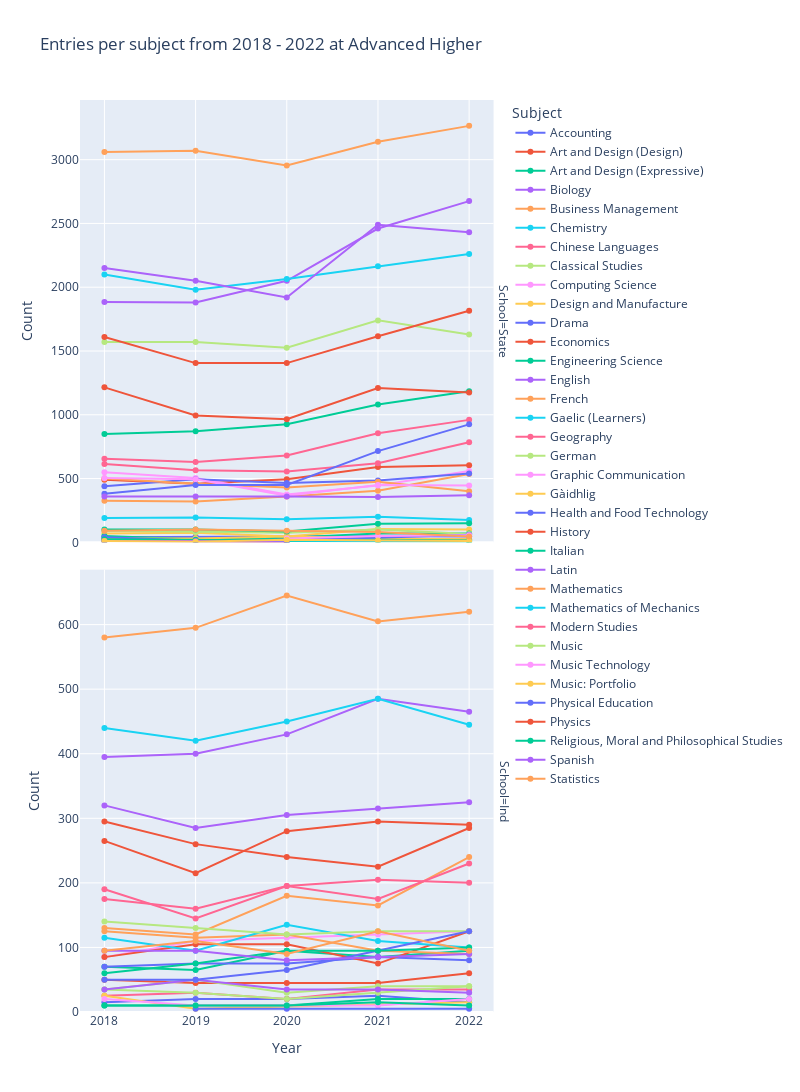

The code cell stored with this chart in its notebook:
### Code cell
# Plot graph

# Create a list of subjects in alphabetical order
subjects = sorted(dfc['Subject'].unique())
years = sorted(dfc['Year'].unique())

fig = px.line(dfc, x = "Year", y = "Count", 
                color = "Subject",
                facet_row = 'School',
                width = 800,
                height = 1150,
                category_orders = {'Subject' : subjects, 'Year' : years},
                labels = {"perc": "Percentage"},
                title = 'Entries per subject from 2018 - 2022 at ' + level_label
                )

fig.update_traces(mode = "markers+lines")

fig.update_yaxes(matches=None, rangemode = "tozero")

fig.write_html('./graphs/entries_line_' + level + '.html')

fig.show()

### Figure 1 — Plotly figure (JSON) as saved in the notebook; plotly's stock layout.template omitted (floating-point values rounded to 4 significant figures)
{"data": [{"hovertemplate": "Subject=Accounting<br>School=State<br>Year=%{x}<br>Count=%{y}<extra></extra>", "legendgroup": "Accounting", "line": {"color": "#636efa", "dash": "solid"}, "marker": {"symbol": "circle"}, "mode": "markers+lines", "name": "Accounting", "orientation": "v", "showlegend": true, "type": "scatter", "x": ["2022", "2021", "2020", "2019", "2018"], "xaxis": "x2", "y": [45, 50, 45, 45, 40], "yaxis": "y2"}, {"hovertemplate": "Subject=Accounting<br>School=Ind<br>Year=%{x}<br>Count=%{y}<extra></extra>", "legendgroup": "Accounting", "line": {"color": "#636efa", "dash": "solid"}, "marker": {"symbol": "circle"}, "mode": "markers+lines", "name": "Accounting", "orientation": "v", "showlegend": false, "type": "scatter", "x": ["2022", "2021", "2020", "2019", "2018"], "xaxis": "x", "y": [15, 25, 20, 20, 15], "yaxis": "y"}, {"hovertemplate": "Subject=Art and Design (Design)<br>School=State<br>Year=%{x}<br>Count=%{y}<extra></extra>", "legendgroup": "Art and Design (Design)", "line": {"color": "#EF553B", "dash": "solid"}, "marker": {"symbol": "circle"}, "mode": "markers+lines", "name": "Art and Design (Design)", "orientation": "v", "showlegend": true, "type": "scatter", "x": ["2022", "2021", "2020", "2019", "2018"], "xaxis": "x2", "y": [605, 590, 495, 460, 490], "yaxis": "y2"}, {"hovertemplate": "Subject=Art and Design (Design)<br>School=Ind<br>Year=%{x}<br>Count=%{y}<extra></extra>", "legendgroup": "Art and Design (Design)", "line": {"color": "#EF553B", "dash": "solid"}, "marker": {"symbol": "circle"}, "mode": "markers+lines", "name": "Art and Design (Design)", "orientation": "v", "showlegend": false, "type": "scatter", "x": ["2022", "2021", "2020", "2019", "2018"], "xaxis": "x", "y": [60, 45, 45, 45, 50], "yaxis": "y"}, {"hovertemplate": "Subject=Art and Design (Expressive)<br>School=State<br>Year=%{x}<br>Count=%{y}<extra></extra>", "legendgroup": "Art and Design (Expressive)", "line": {"color": "#00cc96", "dash": "solid"}, "marker": {"symbol": "circle"}, "mode": "markers+lines", "name": "Art and Design (Expressive)", "orientation": "v", "showlegend": true, "type": "scatter", "x": ["2022", "2021", "2020", "2019", "2018"], "xaxis": "x2", "y": [1185, 1080, 925, 870, 850], "yaxis": "y2"}, {"hovertemplate": "Subject=Art and Design (Expressive)<br>School=Ind<br>Year=%{x}<br>Count=%{y}<extra></extra>", "legendgroup": "Art and Design (Expressive)", "line": {"color": "#00cc96", "dash": "solid"}, "marker": {"symbol": "circle"}, "mode": "markers+lines", "name": "Art and Design (Expressive)", "orientation": "v", "showlegend": false, "type": "scatter", "x": ["2022", "2021", "2020", "2019", "2018"], "xaxis": "x", "y": [95, 85, 95, 65, 70], "yaxis": "y"}, {"hovertemplate": "Subject=Biology<br>School=State<br>Year=%{x}<br>Count=%{y}<extra></extra>", "legendgroup": "Biology", "line": {"color": "#ab63fa", "dash": "solid"}, "marker": {"symbol": "circle"}, "mode": "markers+lines", "name": "Biology", "orientation": "v", "showlegend": true, "type": "scatter", "x": ["2022", "2021", "2020", "2019", "2018"], "xaxis": "x2", "y": [2675, 2460, 2050, 1880, 1885], "yaxis": "y2"}, {"hovertemplate": "Subject=Biology<br>School=Ind<br>Year=%{x}<br>Count=%{y}<extra></extra>", "legendgroup": "Biology", "line": {"color": "#ab63fa", "dash": "solid"}, "marker": {"symbol": "circle"}, "mode": "markers+lines", "name": "Biology", "orientation": "v", "showlegend": false, "type": "scatter", "x": ["2022", "2021", "2020", "2019", "2018"], "xaxis": "x", "y": [465, 485, 430, 400, 395], "yaxis": "y"}, {"hovertemplate": "Subject=Business Management<br>School=State<br>Year=%{x}<br>Count=%{y}<extra></extra>", "legendgroup": "Business Management", "line": {"color": "#FFA15A", "dash": "solid"}, "marker": {"symbol": "circle"}, "mode": "markers+lines", "name": "Business Management", "orientation": "v", "showlegend": true, "type": "scatter", "x": ["2022", "2021", "2020", "2019", "2018"], "xaxis": "x2", "y": [535, 405, 360, 320, 325], "yaxis": "y2"}, {"hovertemplate": "Subject=Business Management<br>School=Ind<br>Year=%{x}<br>Count=%{y}<extra></extra>", "legendgroup": "Business Management", "line": {"color": "#FFA15A", "dash": "solid"}, "marker": {"symbol": "circle"}, "mode": "markers+lines", "name": "Business Management", "orientation": "v", "showlegend": false, "type": "scatter", "x": ["2022", "2021", "2020", "2019", "2018"], "xaxis": "x", "y": [240, 165, 180, 120, 130], "yaxis": "y"}, {"hovertemplate": "Subject=Chemistry<br>School=State<br>Year=%{x}<br>Count=%{y}<extra></extra>", "legendgroup": "Chemistry", "line": {"color": "#19d3f3", "dash": "solid"}, "marker": {"symbol": "circle"}, "mode": "markers+lines", "name": "Chemistry", "orientation": "v", "showlegend": true, "type": "scatter", "x": ["2022", "2021", "2020", "2019", "2018"], "xaxis": "x2", "y": [2260, 2165, 2065, 1980, 2100], "yaxis": "y2"}, {"hovertemplate": "Subject=Chemistry<br>School=Ind<br>Year=%{x}<br>Count=%{y}<extra></extra>", "legendgroup": "Chemistry", "line": {"color": "#19d3f3", "dash": "solid"}, "marker": {"symbol": "circle"}, "mode": "markers+lines", "name": "Chemistry", "orientation": "v", "showlegend": false, "type": "scatter", "x": ["2022", "2021", "2020", "2019", "2018"], "xaxis": "x", "y": [445, 485, 450, 420, 440], "yaxis": "y"}, {"hovertemplate": "Subject=Chinese Languages<br>School=State<br>Year=%{x}<br>Count=%{y}<extra></extra>", "legendgroup": "Chinese Languages", "line": {"color": "#FF6692", "dash": "solid"}, "marker": {"symbol": "circle"}, "mode": "markers+lines", "name": "Chinese Languages", "orientation": "v", "showlegend": true, "type": "scatter", "x": ["2022", "2021", "2020", "2019", "2018"], "xaxis": "x2", "y": [25, 20, 35, 20, 20], "yaxis": "y2"}, {"hovertemplate": "Subject=Chinese Languages<br>School=Ind<br>Year=%{x}<br>Count=%{y}<extra></extra>", "legendgroup": "Chinese Languages", "line": {"color": "#FF6692", "dash": "solid"}, "marker": {"symbol": "circle"}, "mode": "markers+lines", "name": "Chinese Languages", "orientation": "v", "showlegend": false, "type": "scatter", "x": ["2022", "2021", "2020", "2019", "2018"], "xaxis": "x", "y": [35, 35, 20, 30, 25], "yaxis": "y"}, {"hovertemplate": "Subject=Classical Studies<br>School=State<br>Year=%{x}<br>Count=%{y}<extra></extra>", "legendgroup": "Classical Studies", "line": {"color": "#B6E880", "dash": "solid"}, "marker": {"symbol": "circle"}, "mode": "markers+lines", "name": "Classical Studies", "orientation": "v", "showlegend": true, "type": "scatter", "x": ["2022", "2021", "2020", "2019", "2018"], "xaxis": "x2", "y": [5, 10, 10, 5, 15], "yaxis": "y2"}, {"hovertemplate": "Subject=Classical Studies<br>School=Ind<br>Year=%{x}<br>Count=%{y}<extra></extra>", "legendgroup": "Classical Studies", "line": {"color": "#B6E880", "dash": "solid"}, "marker": {"symbol": "circle"}, "mode": "markers+lines", "name": "Classical Studies", "orientation": "v", "showlegend": false, "type": "scatter", "x": ["2022", "2021", "2020", "2019", "2018"], "xaxis": "x", "y": [40, 30, 20, 30, 35], "yaxis": "y"}, {"hovertemplate": "Subject=Computing Science<br>School=State<br>Year=%{x}<br>Count=%{y}<extra></extra>", "legendgroup": "Computing Science", "line": {"color": "#FF97FF", "dash": "solid"}, "marker": {"symbol": "circle"}, "mode": "markers+lines", "name": "Computing Science", "orientation": "v", "showlegend": true, "type": "scatter", "x": ["2022", "2021", "2020", "2019", "2018"], "xaxis": "x2", "y": [560, 445, 375, 505, 550], "yaxis": "y2"}, {"hovertemplate": "Subject=Computing Science<br>School=Ind<br>Year=%{x}<br>Count=%{y}<extra></extra>", "legendgroup": "Computing Science", "line": {"color": "#FF97FF", "dash": "solid"}, "marker": {"symbol": "circle"}, "mode": "markers+lines", "name": "Computing Science", "orientation": "v", "showlegend": false, "type": "scatter", "x": ["2022", "2021", "2020", "2019", "2018"], "xaxis": "x", "y": [125, 120, 115, 110, 85], "yaxis": "y"}, {"hovertemplate": "Subject=Design and Manufacture<br>School=State<br>Year=%{x}<br>Count=%{y}<extra></extra>", "legendgroup": "Design and Manufacture", "line": {"color": "#FECB52", "dash": "solid"}, "marker": {"symbol": "circle"}, "mode": "markers+lines", "name": "Design and Manufacture", "orientation": "v", "showlegend": true, "type": "scatter", "x": ["2022", "2021", "2020", "2019", "2018"], "xaxis": "x2", "y": [100, 105, 45, 75, 70], "yaxis": "y2"}, {"hovertemplate": "Subject=Design and Manufacture<br>School=Ind<br>Year=%{x}<br>Count=%{y}<extra></extra>", "legendgroup": "Design and Manufacture", "line": {"color": "#FECB52", "dash": "solid"}, "marker": {"symbol": "circle"}, "mode": "markers+lines", "name": "Design and Manufacture", "orientation": "v", "showlegend": false, "type": "scatter", "x": ["2022", "2019", "2018"], "xaxis": "x", "y": [15, 5, 25], "yaxis": "y"}, {"hovertemplate": "Subject=Drama<br>School=State<br>Year=%{x}<br>Count=%{y}<extra></extra>", "legendgroup": "Drama", "line": {"color": "#636efa", "dash": "solid"}, "marker": {"symbol": "circle"}, "mode": "markers+lines", "name": "Drama", "orientation": "v", "showlegend": true, "type": "scatter", "x": ["2022", "2021", "2020", "2019", "2018"], "xaxis": "x2", "y": [540, 485, 465, 495, 440], "yaxis": "y2"}, {"hovertemplate": "Subject=Drama<br>School=Ind<br>Year=%{x}<br>Count=%{y}<extra></extra>", "legendgroup": "Drama", "line": {"color": "#636efa", "dash": "solid"}, "marker": {"symbol": "circle"}, "mode": "markers+lines", "name": "Drama", "orientation": "v", "showlegend": false, "type": "scatter", "x": ["2022", "2021", "2020", "2019", "2018"], "xaxis": "x", "y": [80, 85, 75, 75, 70], "yaxis": "y"}, {"hovertemplate": "Subject=Economics<br>School=State<br>Year=%{x}<br>Count=%{y}<extra></extra>", "legendgroup": "Economics", "line": {"color": "#EF553B", "dash": "solid"}, "marker": {"symbol": "circle"}, "mode": "markers+lines", "name": "Economics", "orientation": "v", "showlegend": true, "type": "scatter", "x": ["2020", "2018"], "xaxis": "x2", "y": [0, 10], "yaxis": "y2"}, {"hovertemplate": "Subject=Economics<br>School=Ind<br>Year=%{x}<br>Count=%{y}<extra></extra>", "legendgroup": "Economics", "line": {"color": "#EF553B", "dash": "solid"}, "marker": {"symbol": "circle"}, "mode": "markers+lines", "name": "Economics", "orientation": "v", "showlegend": false, "type": "scatter", "x": ["2022", "2021", "2020", "2019", "2018"], "xaxis": "x", "y": [125, 75, 105, 105, 85], "yaxis": "y"}, {"hovertemplate": "Subject=Engineering Science<br>School=State<br>Year=%{x}<br>Count=%{y}<extra></extra>", "legendgroup": "Engineering Science", "line": {"color": "#00cc96", "dash": "solid"}, "marker": {"symbol": "circle"}, "mode": "markers+lines", "name": "Engineering Science", "orientation": "v", "showlegend": true, "type": "scatter", "x": ["2022", "2021", "2020", "2019", "2018"], "xaxis": "x2", "y": [70, 70, 35, 25, 50], "yaxis": "y2"}, {"hovertemplate": "Subject=Engineering Science<br>School=Ind<br>Year=%{x}<br>Count=%{y}<extra></extra>", "legendgroup": "Engineering Science", "line": {"color": "#00cc96", "dash": "solid"}, "marker": {"symbol": "circle"}, "mode": "markers+lines", "name": "Engineering Science", "orientation": "v", "showlegend": false, "type": "scatter", "x": ["2022", "2021", "2020", "2019", "2018"], "xaxis": "x", "y": [20, 20, 10, 10, 10], "yaxis": "y"}, {"hovertemplate": "Subject=English<br>School=State<br>Year=%{x}<br>Count=%{y}<extra></extra>", "legendgroup": "English", "line": {"color": "#ab63fa", "dash": "solid"}, "marker": {"symbol": "circle"}, "mode": "markers+lines", "name": "English", "orientation": "v", "showlegend": true, "type": "scatter", "x": ["2022", "2021", "2020", "2019", "2018"], "xaxis": "x2", "y": [2430, 2490, 1920, 2050, 2150], "yaxis": "y2"}, {"hovertemplate": "Subject=English<br>School=Ind<br>Year=%{x}<br>Count=%{y}<extra></extra>", "legendgroup": "English", "line": {"color": "#ab63fa", "dash": "solid"}, "marker": {"symbol": "circle"}, "mode": "markers+lines", "name": "English", "orientation": "v", "showlegend": false, "type": "scatter", "x": ["2022", "2021", "2020", "2019", "2018"], "xaxis": "x", "y": [325, 315, 305, 285, 320], "yaxis": "y"}, {"hovertemplate": "Subject=French<br>School=State<br>Year=%{x}<br>Count=%{y}<extra></extra>", "legendgroup": "French", "line": {"color": "#FFA15A", "dash": "solid"}, "marker": {"symbol": "circle"}, "mode": "markers+lines", "name": "French", "orientation": "v", "showlegend": true, "type": "scatter", "x": ["2022", "2021", "2020", "2019", "2018"], "xaxis": "x2", "y": [400, 475, 430, 460, 500], "yaxis": "y2"}, {"hovertemplate": "Subject=French<br>School=Ind<br>Year=%{x}<br>Count=%{y}<extra></extra>", "legendgroup": "French", "line": {"color": "#FFA15A", "dash": "solid"}, "marker": {"symbol": "circle"}, "mode": "markers+lines", "name": "French", "orientation": "v", "showlegend": false, "type": "scatter", "x": ["2022", "2021", "2020", "2019", "2018"], "xaxis": "x", "y": [90, 95, 120, 115, 125], "yaxis": "y"}, {"hovertemplate": "Subject=Gaelic (Learners)<br>School=State<br>Year=%{x}<br>Count=%{y}<extra></extra>", "legendgroup": "Gaelic (Learners)", "line": {"color": "#19d3f3", "dash": "solid"}, "marker": {"symbol": "circle"}, "mode": "markers+lines", "name": "Gaelic (Learners)", "orientation": "v", "showlegend": true, "type": "scatter", "x": ["2022", "2021", "2020", "2019", "2018"], "xaxis": "x2", "y": [5, 10, 10, 15, 10], "yaxis": "y2"}, {"hovertemplate": "Subject=Geography<br>School=State<br>Year=%{x}<br>Count=%{y}<extra></extra>", "legendgroup": "Geography", "line": {"color": "#FF6692", "dash": "solid"}, "marker": {"symbol": "circle"}, "mode": "markers+lines", "name": "Geography", "orientation": "v", "showlegend": true, "type": "scatter", "x": ["2022", "2021", "2020", "2019", "2018"], "xaxis": "x2", "y": [785, 620, 555, 565, 615], "yaxis": "y2"}, {"hovertemplate": "Subject=Geography<br>School=Ind<br>Year=%{x}<br>Count=%{y}<extra></extra>", "legendgroup": "Geography", "line": {"color": "#FF6692", "dash": "solid"}, "marker": {"symbol": "circle"}, "mode": "markers+lines", "name": "Geography", "orientation": "v", "showlegend": false, "type": "scatter", "x": ["2022", "2021", "2020", "2019", "2018"], "xaxis": "x", "y": [230, 175, 195, 145, 190], "yaxis": "y"}, {"hovertemplate": "Subject=German<br>School=State<br>Year=%{x}<br>Count=%{y}<extra></extra>", "legendgroup": "German", "line": {"color": "#B6E880", "dash": "solid"}, "marker": {"symbol": "circle"}, "mode": "markers+lines", "name": "German", "orientation": "v", "showlegend": true, "type": "scatter", "x": ["2022", "2021", "2020", "2019", "2018"], "xaxis": "x2", "y": [65, 100, 75, 80, 90], "yaxis": "y2"}, {"hovertemplate": "Subject=German<br>School=Ind<br>Year=%{x}<br>Count=%{y}<extra></extra>", "legendgroup": "German", "line": {"color": "#B6E880", "dash": "solid"}, "marker": {"symbol": "circle"}, "mode": "markers+lines", "name": "German", "orientation": "v", "showlegend": false, "type": "scatter", "x": ["2022", "2021", "2020", "2019", "2018"], "xaxis": "x", "y": [40, 40, 30, 50, 35], "yaxis": "y"}, {"hovertemplate": "Subject=Graphic Communication<br>School=State<br>Year=%{x}<br>Count=%{y}<extra></extra>", "legendgroup": "Graphic Communication", "line": {"color": "#FF97FF", "dash": "solid"}, "marker": {"symbol": "circle"}, "mode": "markers+lines", "name": "Graphic Communication", "orientation": "v", "showlegend": true, "type": "scatter", "x": ["2022", "2021", "2020", "2019", "2018"], "xaxis": "x2", "y": [445, 450, 365, 495, 505], "yaxis": "y2"}, {"hovertemplate": "Subject=Graphic Communication<br>School=Ind<br>Year=%{x}<br>Count=%{y}<extra></extra>", "legendgroup": "Graphic Communication", "line": {"color": "#FF97FF", "dash": "solid"}, "marker": {"symbol": "circle"}, "mode": "markers+lines", "name": "Graphic Communication", "orientation": "v", "showlegend": false, "type": "scatter", "x": ["2022", "2021", "2020", "2019", "2018"], "xaxis": "x", "y": [20, 10, 10, 10, 20], "yaxis": "y"}, {"hovertemplate": "Subject=Gàidhlig<br>School=State<br>Year=%{x}<br>Count=%{y}<extra></extra>", "legendgroup": "Gàidhlig", "line": {"color": "#FECB52", "dash": "solid"}, "marker": {"symbol": "circle"}, "mode": "markers+lines", "name": "Gàidhlig", "orientation": "v", "showlegend": true, "type": "scatter", "x": ["2022", "2021", "2020", "2019", "2018"], "xaxis": "x2", "y": [25, 30, 45, 30, 30], "yaxis": "y2"}, {"hovertemplate": "Subject=Health and Food Technology<br>School=State<br>Year=%{x}<br>Count=%{y}<extra></extra>", "legendgroup": "Health and Food Technology", "line": {"color": "#636efa", "dash": "solid"}, "marker": {"symbol": "circle"}, "mode": "markers+lines", "name": "Health and Food Technology", "orientation": "v", "showlegend": true, "type": "scatter", "x": ["2022", "2021", "2020", "2019", "2018"], "xaxis": "x2", "y": [60, 35, 20, 15, 40], "yaxis": "y2"}, {"hovertemplate": "Subject=Health and Food Technology<br>School=Ind<br>Year=%{x}<br>Count=%{y}<extra></extra>", "legendgroup": "Health and Food Technology", "line": {"color": "#636efa", "dash": "solid"}, "marker": {"symbol": "circle"}, "mode": "markers+lines", "name": "Health and Food Technology", "orientation": "v", "showlegend": false, "type": "scatter", "x": ["2022", "2020", "2019"], "xaxis": "x", "y": [5, 5, 5], "yaxis": "y"}, {"hovertemplate": "Subject=History<br>School=State<br>Year=%{x}<br>Count=%{y}<extra></extra>", "legendgroup": "History", "line": {"color": "#EF553B", "dash": "solid"}, "marker": {"symbol": "circle"}, "mode": "markers+lines", "name": "History", "orientation": "v", "showlegend": true, "type": "scatter", "x": ["2022", "2021", "2020", "2019", "2018"], "xaxis": "x2", "y": [1175, 1210, 965, 995, 1215], "yaxis": "y2"}, {"hovertemplate": "Subject=History<br>School=Ind<br>Year=%{x}<br>Count=%{y}<extra></extra>", "legendgroup": "History", "line": {"color": "#EF553B", "dash": "solid"}, "marker": {"symbol": "circle"}, "mode": "markers+lines", "name": "History", "orientation": "v", "showlegend": false, "type": "scatter", "x": ["2022", "2021", "2020", "2019", "2018"], "xaxis": "x", "y": [285, 225, 240, 260, 295], "yaxis": "y"}, {"hovertemplate": "Subject=Italian<br>School=State<br>Year=%{x}<br>Count=%{y}<extra></extra>", "legendgroup": "Italian", "line": {"color": "#00cc96", "dash": "solid"}, "marker": {"symbol": "circle"}, "mode": "markers+lines", "name": "Italian", "orientation": "v", "showlegend": true, "type": "scatter", "x": ["2022", "2021", "2020", "2019", "2018"], "xaxis": "x2", "y": [15, 20, 15, 20, 25], "yaxis": "y2"}, {"hovertemplate": "Subject=Italian<br>School=Ind<br>Year=%{x}<br>Count=%{y}<extra></extra>", "legendgroup": "Italian", "line": {"color": "#00cc96", "dash": "solid"}, "marker": {"symbol": "circle"}, "mode": "markers+lines", "name": "Italian", "orientation": "v", "showlegend": false, "type": "scatter", "x": ["2022", "2021", "2020", "2019", "2018"], "xaxis": "x", "y": [10, 15, 10, 10, 10], "yaxis": "y"}, {"hovertemplate": "Subject=Latin<br>School=State<br>Year=%{x}<br>Count=%{y}<extra></extra>", "legendgroup": "Latin", "line": {"color": "#ab63fa", "dash": "solid"}, "marker": {"symbol": "circle"}, "mode": "markers+lines", "name": "Latin", "orientation": "v", "showlegend": true, "type": "scatter", "x": ["2020", "2019", "2018"], "xaxis": "x2", "y": [0, 10, 10], "yaxis": "y2"}, {"hovertemplate": "Subject=Latin<br>School=Ind<br>Year=%{x}<br>Count=%{y}<extra></extra>", "legendgroup": "Latin", "line": {"color": "#ab63fa", "dash": "solid"}, "marker": {"symbol": "circle"}, "mode": "markers+lines", "name": "Latin", "orientation": "v", "showlegend": false, "type": "scatter", "x": ["2022", "2021", "2020", "2019", "2018"], "xaxis": "x", "y": [30, 35, 35, 50, 35], "yaxis": "y"}, {"hovertemplate": "Subject=Mathematics<br>School=State<br>Year=%{x}<br>Count=%{y}<extra></extra>", "legendgroup": "Mathematics", "line": {"color": "#FFA15A", "dash": "solid"}, "marker": {"symbol": "circle"}, "mode": "markers+lines", "name": "Mathematics", "orientation": "v", "showlegend": true, "type": "scatter", "x": ["2022", "2021", "2020", "2019", "2018"], "xaxis": "x2", "y": [3265, 3140, 2955, 3070, 3060], "yaxis": "y2"}, {"hovertemplate": "Subject=Mathematics<br>School=Ind<br>Year=%{x}<br>Count=%{y}<extra></extra>", "legendgroup": "Mathematics", "line": {"color": "#FFA15A", "dash": "solid"}, "marker": {"symbol": "circle"}, "mode": "markers+lines", "name": "Mathematics", "orientation": "v", "showlegend": false, "type": "scatter", "x": ["2022", "2021", "2020", "2019", "2018"], "xaxis": "x", "y": [620, 605, 645, 595, 580], "yaxis": "y"}, {"hovertemplate": "Subject=Mathematics of Mechanics<br>School=State<br>Year=%{x}<br>Count=%{y}<extra></extra>", "legendgroup": "Mathematics of Mechanics", "line": {"color": "#19d3f3", "dash": "solid"}, "marker": {"symbol": "circle"}, "mode": "markers+lines", "name": "Mathematics of Mechanics", "orientation": "v", "showlegend": true, "type": "scatter", "x": ["2022", "2021", "2020", "2019", "2018"], "xaxis": "x2", "y": [175, 200, 180, 195, 190], "yaxis": "y2"}, {"hovertemplate": "Subject=Mathematics of Mechanics<br>School=Ind<br>Year=%{x}<br>Count=%{y}<extra></extra>", "legendgroup": "Mathematics of Mechanics", "line": {"color": "#19d3f3", "dash": "solid"}, "marker": {"symbol": "circle"}, "mode": "markers+lines", "name": "Mathematics of Mechanics", "orientation": "v", "showlegend": false, "type": "scatter", "x": ["2022", "2021", "2020", "2019", "2018"], "xaxis": "x", "y": [100, 110, 135, 95, 115], "yaxis": "y"}, {"hovertemplate": "Subject=Modern Studies<br>School=State<br>Year=%{x}<br>Count=%{y}<extra></extra>", "legendgroup": "Modern Studies", "line": {"color": "#FF6692", "dash": "solid"}, "marker": {"symbol": "circle"}, "mode": "markers+lines", "name": "Modern Studies", "orientation": "v", "showlegend": true, "type": "scatter", "x": ["2022", "2021", "2020", "2019", "2018"], "xaxis": "x2", "y": [960, 855, 680, 630, 655], "yaxis": "y2"}, {"hovertemplate": "Subject=Modern Studies<br>School=Ind<br>Year=%{x}<br>Count=%{y}<extra></extra>", "legendgroup": "Modern Studies", "line": {"color": "#FF6692", "dash": "solid"}, "marker": {"symbol": "circle"}, "mode": "markers+lines", "name": "Modern Studies", "orientation": "v", "showlegend": false, "type": "scatter", "x": ["2022", "2021", "2020", "2019", "2018"], "xaxis": "x", "y": [200, 205, 195, 160, 175], "yaxis": "y"}, {"hovertemplate": "Subject=Music<br>School=State<br>Year=%{x}<br>Count=%{y}<extra></extra>", "legendgroup": "Music", "line": {"color": "#B6E880", "dash": "solid"}, "marker": {"symbol": "circle"}, "mode": "markers+lines", "name": "Music", "orientation": "v", "showlegend": true, "type": "scatter", "x": ["2022", "2021", "2020", "2019", "2018"], "xaxis": "x2", "y": [1630, 1740, 1525, 1570, 1570], "yaxis": "y2"}, {"hovertemplate": "Subject=Music<br>School=Ind<br>Year=%{x}<br>Count=%{y}<extra></extra>", "legendgroup": "Music", "line": {"color": "#B6E880", "dash": "solid"}, "marker": {"symbol": "circle"}, "mode": "markers+lines", "name": "Music", "orientation": "v", "showlegend": false, "type": "scatter", "x": ["2022", "2021", "2020", "2019", "2018"], "xaxis": "x", "y": [125, 125, 120, 130, 140], "yaxis": "y"}, {"hovertemplate": "Subject=Music Technology<br>School=State<br>Year=%{x}<br>Count=%{y}<extra></extra>", "legendgroup": "Music Technology", "line": {"color": "#FF97FF", "dash": "solid"}, "marker": {"symbol": "circle"}, "mode": "markers+lines", "name": "Music Technology", "orientation": "v", "showlegend": true, "type": "scatter", "x": ["2022", "2021", "2020"], "xaxis": "x2", "y": [55, 50, 30], "yaxis": "y2"}, {"hovertemplate": "Subject=Music: Portfolio<br>School=State<br>Year=%{x}<br>Count=%{y}<extra></extra>", "legendgroup": "Music: Portfolio", "line": {"color": "#FECB52", "dash": "solid"}, "marker": {"symbol": "circle"}, "mode": "markers+lines", "name": "Music: Portfolio", "orientation": "v", "showlegend": true, "type": "scatter", "x": ["2022", "2021", "2020", "2019", "2018"], "xaxis": "x2", "y": [10, 15, 20, 5, 10], "yaxis": "y2"}, {"hovertemplate": "Subject=Physical Education<br>School=State<br>Year=%{x}<br>Count=%{y}<extra></extra>", "legendgroup": "Physical Education", "line": {"color": "#636efa", "dash": "solid"}, "marker": {"symbol": "circle"}, "mode": "markers+lines", "name": "Physical Education", "orientation": "v", "showlegend": true, "type": "scatter", "x": ["2022", "2021", "2020", "2019", "2018"], "xaxis": "x2", "y": [925, 715, 450, 450, 380], "yaxis": "y2"}, {"hovertemplate": "Subject=Physical Education<br>School=Ind<br>Year=%{x}<br>Count=%{y}<extra></extra>", "legendgroup": "Physical Education", "line": {"color": "#636efa", "dash": "solid"}, "marker": {"symbol": "circle"}, "mode": "markers+lines", "name": "Physical Education", "orientation": "v", "showlegend": false, "type": "scatter", "x": ["2022", "2021", "2020", "2019", "2018"], "xaxis": "x", "y": [125, 95, 65, 50, 50], "yaxis": "y"}, {"hovertemplate": "Subject=Physics<br>School=State<br>Year=%{x}<br>Count=%{y}<extra></extra>", "legendgroup": "Physics", "line": {"color": "#EF553B", "dash": "solid"}, "marker": {"symbol": "circle"}, "mode": "markers+lines", "name": "Physics", "orientation": "v", "showlegend": true, "type": "scatter", "x": ["2022", "2021", "2020", "2019", "2018"], "xaxis": "x2", "y": [1815, 1615, 1405, 1405, 1610], "yaxis": "y2"}, {"hovertemplate": "Subject=Physics<br>School=Ind<br>Year=%{x}<br>Count=%{y}<extra></extra>", "legendgroup": "Physics", "line": {"color": "#EF553B", "dash": "solid"}, "marker": {"symbol": "circle"}, "mode": "markers+lines", "name": "Physics", "orientation": "v", "showlegend": false, "type": "scatter", "x": ["2022", "2021", "2020", "2019", "2018"], "xaxis": "x", "y": [290, 295, 280, 215, 265], "yaxis": "y"}, {"hovertemplate": "Subject=Religious, Moral and Philosophical Studies<br>School=State<br>Year=%{x}<br>Count=%{y}<extra></extra>", "legendgroup": "Religious, Moral and Philosophical Studies", "line": {"color": "#00cc96", "dash": "solid"}, "marker": {"symbol": "circle"}, "mode": "markers+lines", "name": "Religious, Moral and Philosophical Studies", "orientation": "v", "showlegend": true, "type": "scatter", "x": ["2022", "2021", "2020", "2019", "2018"], "xaxis": "x2", "y": [150, 145, 85, 100, 100], "yaxis": "y2"}, {"hovertemplate": "Subject=Religious, Moral and Philosophical Studies<br>School=Ind<br>Year=%{x}<br>Count=%{y}<extra></extra>", "legendgroup": "Religious, Moral and Philosophical Studies", "line": {"color": "#00cc96", "dash": "solid"}, "marker": {"symbol": "circle"}, "mode": "markers+lines", "name": "Religious, Moral and Philosophical Studies", "orientation": "v", "showlegend": false, "type": "scatter", "x": ["2022", "2021", "2020", "2019", "2018"], "xaxis": "x", "y": [100, 95, 95, 75, 60], "yaxis": "y"}, {"hovertemplate": "Subject=Spanish<br>School=State<br>Year=%{x}<br>Count=%{y}<extra></extra>", "legendgroup": "Spanish", "line": {"color": "#ab63fa", "dash": "solid"}, "marker": {"symbol": "circle"}, "mode": "markers+lines", "name": "Spanish", "orientation": "v", "showlegend": true, "type": "scatter", "x": ["2022", "2021", "2020", "2019", "2018"], "xaxis": "x2", "y": [370, 355, 360, 360, 360], "yaxis": "y2"}, {"hovertemplate": "Subject=Spanish<br>School=Ind<br>Year=%{x}<br>Count=%{y}<extra></extra>", "legendgroup": "Spanish", "line": {"color": "#ab63fa", "dash": "solid"}, "marker": {"symbol": "circle"}, "mode": "markers+lines", "name": "Spanish", "orientation": "v", "showlegend": false, "type": "scatter", "x": ["2022", "2021", "2020", "2019", "2018"], "xaxis": "x", "y": [90, 85, 80, 95, 95], "yaxis": "y"}, {"hovertemplate": "Subject=Statistics<br>School=State<br>Year=%{x}<br>Count=%{y}<extra></extra>", "legendgroup": "Statistics", "line": {"color": "#FFA15A", "dash": "solid"}, "marker": {"symbol": "circle"}, "mode": "markers+lines", "name": "Statistics", "orientation": "v", "showlegend": true, "type": "scatter", "x": ["2022", "2021", "2020", "2019", "2018"], "xaxis": "x2", "y": [45, 80, 90, 100, 90], "yaxis": "y2"}, {"hovertemplate": "Subject=Statistics<br>School=Ind<br>Year=%{x}<br>Count=%{y}<extra></extra>", "legendgroup": "Statistics", "line": {"color": "#FFA15A", "dash": "solid"}, "marker": {"symbol": "circle"}, "mode": "markers+lines", "name": "Statistics", "orientation": "v", "showlegend": false, "type": "scatter", "x": ["2022", "2021", "2020", "2019", "2018"], "xaxis": "x", "y": [95, 125, 90, 110, 95], "yaxis": "y"}], "layout": {"annotations": [{"font": {}, "showarrow": false, "text": "School=Ind", "textangle": 90, "x": 0.98, "xanchor": "left", "xref": "paper", "y": 0.2425, "yanchor": "middle", "yref": "paper"}, {"font": {}, "showarrow": false, "text": "School=State", "textangle": 90, "x": 0.98, "xanchor": "left", "xref": "paper", "y": 0.7575, "yanchor": "middle", "yref": "paper"}], "height": 1150, "legend": {"title": {"text": "Subject"}, "tracegroupgap": 0}, "title": {"text": "Entries per subject from 2018 - 2022 at Advanced Higher"}, "width": 800, "xaxis": {"anchor": "y", "categoryarray": ["2018", "2019", "2020", "2021", "2022"], "categoryorder": "array", "domain": [0, 0.98], "title": {"text": "Year"}}, "xaxis2": {"anchor": "y2", "domain": [0, 0.98], "matches": "x", "showticklabels": false}, "yaxis": {"anchor": "x", "domain": [0, 0.485], "rangemode": "tozero", "title": {"text": "Count"}}, "yaxis2": {"anchor": "x2", "domain": [0.515, 1], "rangemode": "tozero", "title": {"text": "Count"}}}}
